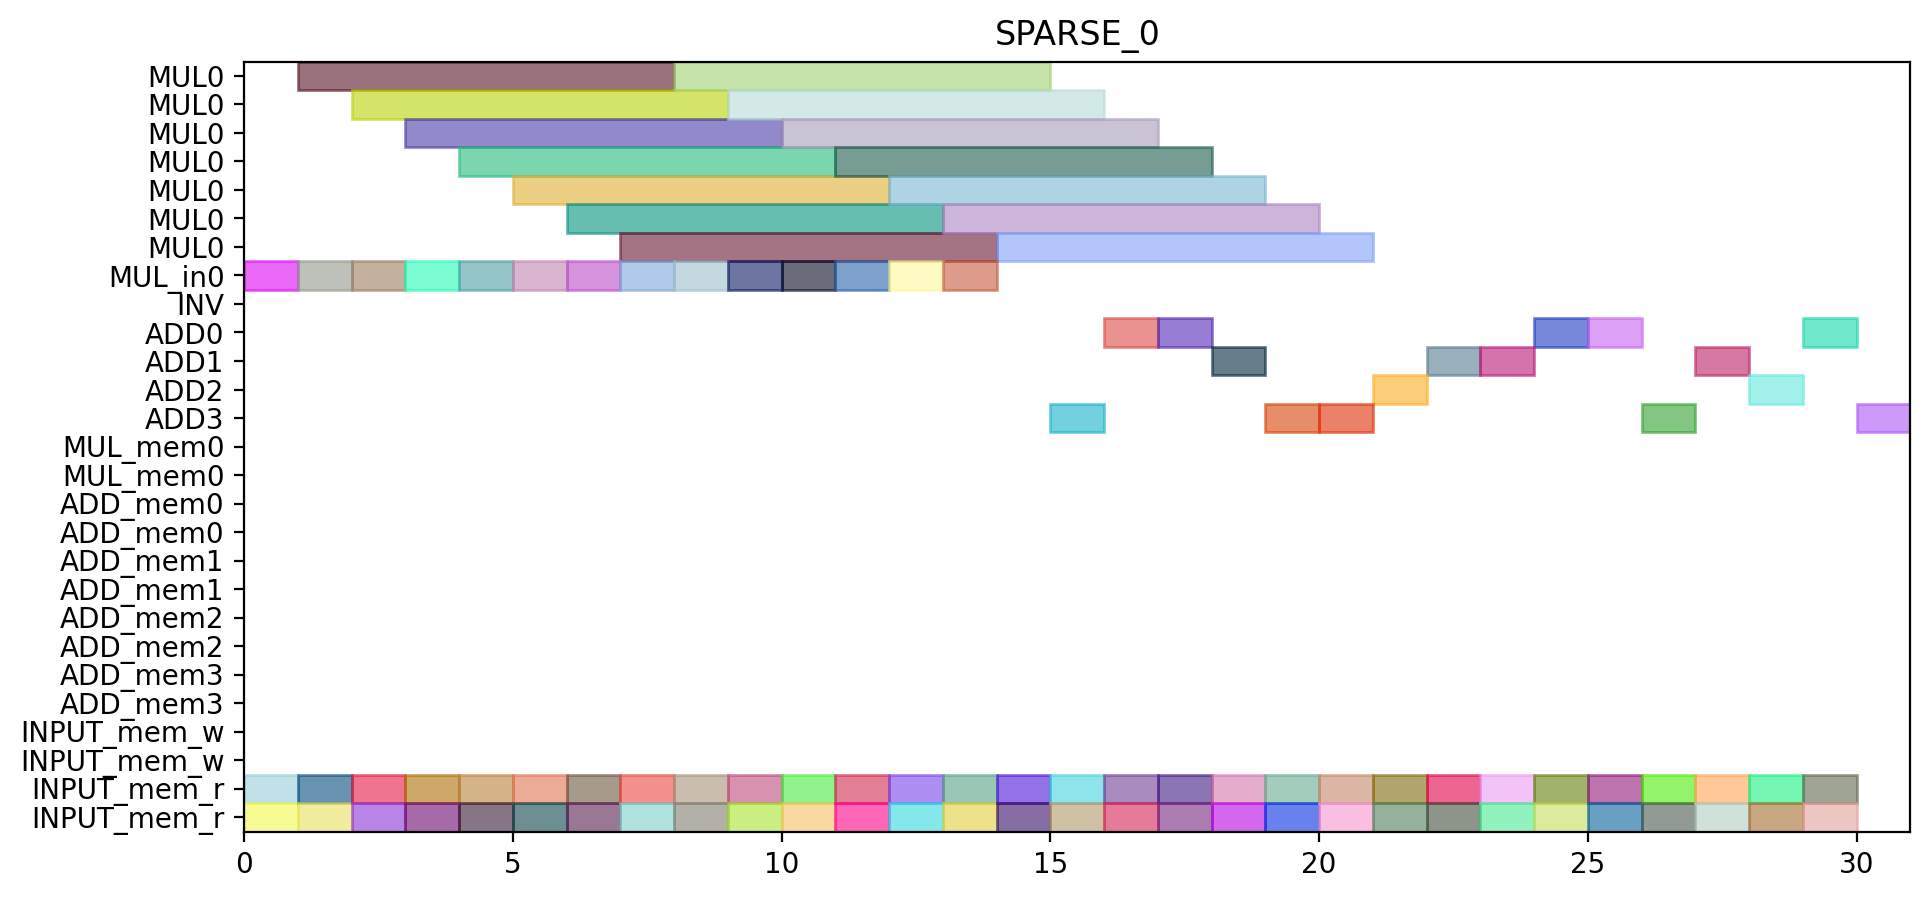

Write the Python code that produced this figure.
from pyschedule import Scenario, solvers, plotters, alt


def solve():
	horizon = 95
	S = Scenario("SPARSE_0", horizon=horizon)

	# resource
	MUL = S.Resources('MUL', num=1, size=7)
	MUL_in = S.Resources('MUL_in', num=1)
	INV = S.Resource('INV')
	ADD = S.Resources('ADD', num=4, periods=range(1, horizon))
	MUL_mem = S.Resources('MUL_mem', num=1, size=2)
	ADD_mem = S.Resources('ADD_mem', num=4, size=2)
	INPUT_mem_w = S.Resource('INPUT_mem_w', size=2)
	INPUT_mem_r = S.Resource('INPUT_mem_r', size=2)

	# result of previous scheduling

	# new tasks
	t1_t0_in = S.Task('t1_t0_in', length=1, delay_cost=1)
	t1_t0_in += alt(MUL_in)
	t1_t0 = S.Task('t1_t0', length=7, delay_cost=1)
	t1_t0 += alt(MUL)
	S += t1_t0>=t1_t0_in

	t1_t0_mem0 = S.Task('t1_t0_mem0', length=1, delay_cost=1)
	t1_t0_mem0 += INPUT_mem_r
	S += t1_t0_mem0 <= t1_t0

	t1_t0_mem1 = S.Task('t1_t0_mem1', length=1, delay_cost=1)
	t1_t0_mem1 += INPUT_mem_r
	S += t1_t0_mem1 <= t1_t0

	t1_t1_in = S.Task('t1_t1_in', length=1, delay_cost=1)
	t1_t1_in += alt(MUL_in)
	t1_t1 = S.Task('t1_t1', length=7, delay_cost=1)
	t1_t1 += alt(MUL)
	S += t1_t1>=t1_t1_in

	t1_t1_mem0 = S.Task('t1_t1_mem0', length=1, delay_cost=1)
	t1_t1_mem0 += INPUT_mem_r
	S += t1_t1_mem0 <= t1_t1

	t1_t1_mem1 = S.Task('t1_t1_mem1', length=1, delay_cost=1)
	t1_t1_mem1 += INPUT_mem_r
	S += t1_t1_mem1 <= t1_t1

	t1_t2 = S.Task('t1_t2', length=1, delay_cost=1)
	t1_t2 += alt(ADD)

	t1_t2_mem0 = S.Task('t1_t2_mem0', length=1, delay_cost=1)
	t1_t2_mem0 += INPUT_mem_r
	S += t1_t2_mem0 <= t1_t2

	t1_t2_mem1 = S.Task('t1_t2_mem1', length=1, delay_cost=1)
	t1_t2_mem1 += INPUT_mem_r
	S += t1_t2_mem1 <= t1_t2

	t1_t3 = S.Task('t1_t3', length=1, delay_cost=1)
	t1_t3 += alt(ADD)

	t1_t3_mem0 = S.Task('t1_t3_mem0', length=1, delay_cost=1)
	t1_t3_mem0 += INPUT_mem_r
	S += t1_t3_mem0 <= t1_t3

	t1_t3_mem1 = S.Task('t1_t3_mem1', length=1, delay_cost=1)
	t1_t3_mem1 += INPUT_mem_r
	S += t1_t3_mem1 <= t1_t3

	t2_t0_in = S.Task('t2_t0_in', length=1, delay_cost=1)
	t2_t0_in += alt(MUL_in)
	t2_t0 = S.Task('t2_t0', length=7, delay_cost=1)
	t2_t0 += alt(MUL)
	S += t2_t0>=t2_t0_in

	t2_t0_mem0 = S.Task('t2_t0_mem0', length=1, delay_cost=1)
	t2_t0_mem0 += INPUT_mem_r
	S += t2_t0_mem0 <= t2_t0

	t2_t0_mem1 = S.Task('t2_t0_mem1', length=1, delay_cost=1)
	t2_t0_mem1 += INPUT_mem_r
	S += t2_t0_mem1 <= t2_t0

	t2_t1_in = S.Task('t2_t1_in', length=1, delay_cost=1)
	t2_t1_in += alt(MUL_in)
	t2_t1 = S.Task('t2_t1', length=7, delay_cost=1)
	t2_t1 += alt(MUL)
	S += t2_t1>=t2_t1_in

	t2_t1_mem0 = S.Task('t2_t1_mem0', length=1, delay_cost=1)
	t2_t1_mem0 += INPUT_mem_r
	S += t2_t1_mem0 <= t2_t1

	t2_t1_mem1 = S.Task('t2_t1_mem1', length=1, delay_cost=1)
	t2_t1_mem1 += INPUT_mem_r
	S += t2_t1_mem1 <= t2_t1

	t2_t2 = S.Task('t2_t2', length=1, delay_cost=1)
	t2_t2 += alt(ADD)

	t2_t2_mem0 = S.Task('t2_t2_mem0', length=1, delay_cost=1)
	t2_t2_mem0 += INPUT_mem_r
	S += t2_t2_mem0 <= t2_t2

	t2_t2_mem1 = S.Task('t2_t2_mem1', length=1, delay_cost=1)
	t2_t2_mem1 += INPUT_mem_r
	S += t2_t2_mem1 <= t2_t2

	t2_t3 = S.Task('t2_t3', length=1, delay_cost=1)
	t2_t3 += alt(ADD)

	t2_t3_mem0 = S.Task('t2_t3_mem0', length=1, delay_cost=1)
	t2_t3_mem0 += INPUT_mem_r
	S += t2_t3_mem0 <= t2_t3

	t2_t3_mem1 = S.Task('t2_t3_mem1', length=1, delay_cost=1)
	t2_t3_mem1 += INPUT_mem_r
	S += t2_t3_mem1 <= t2_t3

	t0_t0_in = S.Task('t0_t0_in', length=1, delay_cost=1)
	t0_t0_in += alt(MUL_in)
	t0_t0 = S.Task('t0_t0', length=7, delay_cost=1)
	t0_t0 += alt(MUL)
	S += t0_t0>=t0_t0_in

	t0_t0_mem0 = S.Task('t0_t0_mem0', length=1, delay_cost=1)
	t0_t0_mem0 += INPUT_mem_r
	S += t0_t0_mem0 <= t0_t0

	t0_t0_mem1 = S.Task('t0_t0_mem1', length=1, delay_cost=1)
	t0_t0_mem1 += INPUT_mem_r
	S += t0_t0_mem1 <= t0_t0

	t0_t1_in = S.Task('t0_t1_in', length=1, delay_cost=1)
	t0_t1_in += alt(MUL_in)
	t0_t1 = S.Task('t0_t1', length=7, delay_cost=1)
	t0_t1 += alt(MUL)
	S += t0_t1>=t0_t1_in

	t0_t1_mem0 = S.Task('t0_t1_mem0', length=1, delay_cost=1)
	t0_t1_mem0 += INPUT_mem_r
	S += t0_t1_mem0 <= t0_t1

	t0_t1_mem1 = S.Task('t0_t1_mem1', length=1, delay_cost=1)
	t0_t1_mem1 += INPUT_mem_r
	S += t0_t1_mem1 <= t0_t1

	t0_t2 = S.Task('t0_t2', length=1, delay_cost=1)
	t0_t2 += alt(ADD)

	t0_t2_mem0 = S.Task('t0_t2_mem0', length=1, delay_cost=1)
	t0_t2_mem0 += INPUT_mem_r
	S += t0_t2_mem0 <= t0_t2

	t0_t2_mem1 = S.Task('t0_t2_mem1', length=1, delay_cost=1)
	t0_t2_mem1 += INPUT_mem_r
	S += t0_t2_mem1 <= t0_t2

	t0_t3 = S.Task('t0_t3', length=1, delay_cost=1)
	t0_t3 += alt(ADD)

	t0_t3_mem0 = S.Task('t0_t3_mem0', length=1, delay_cost=1)
	t0_t3_mem0 += INPUT_mem_r
	S += t0_t3_mem0 <= t0_t3

	t0_t3_mem1 = S.Task('t0_t3_mem1', length=1, delay_cost=1)
	t0_t3_mem1 += INPUT_mem_r
	S += t0_t3_mem1 <= t0_t3

	t4_t0_t0_in = S.Task('t4_t0_t0_in', length=1, delay_cost=1)
	t4_t0_t0_in += alt(MUL_in)
	t4_t0_t0 = S.Task('t4_t0_t0', length=7, delay_cost=1)
	t4_t0_t0 += alt(MUL)
	S += t4_t0_t0>=t4_t0_t0_in

	t4_t0_t0_mem0 = S.Task('t4_t0_t0_mem0', length=1, delay_cost=1)
	t4_t0_t0_mem0 += INPUT_mem_r
	S += t4_t0_t0_mem0 <= t4_t0_t0

	t4_t0_t0_mem1 = S.Task('t4_t0_t0_mem1', length=1, delay_cost=1)
	t4_t0_t0_mem1 += INPUT_mem_r
	S += t4_t0_t0_mem1 <= t4_t0_t0

	t4_t0_t1_in = S.Task('t4_t0_t1_in', length=1, delay_cost=1)
	t4_t0_t1_in += alt(MUL_in)
	t4_t0_t1 = S.Task('t4_t0_t1', length=7, delay_cost=1)
	t4_t0_t1 += alt(MUL)
	S += t4_t0_t1>=t4_t0_t1_in

	t4_t0_t1_mem0 = S.Task('t4_t0_t1_mem0', length=1, delay_cost=1)
	t4_t0_t1_mem0 += INPUT_mem_r
	S += t4_t0_t1_mem0 <= t4_t0_t1

	t4_t0_t1_mem1 = S.Task('t4_t0_t1_mem1', length=1, delay_cost=1)
	t4_t0_t1_mem1 += INPUT_mem_r
	S += t4_t0_t1_mem1 <= t4_t0_t1

	t4_t0_t2 = S.Task('t4_t0_t2', length=1, delay_cost=1)
	t4_t0_t2 += alt(ADD)

	t4_t0_t2_mem0 = S.Task('t4_t0_t2_mem0', length=1, delay_cost=1)
	t4_t0_t2_mem0 += INPUT_mem_r
	S += t4_t0_t2_mem0 <= t4_t0_t2

	t4_t0_t2_mem1 = S.Task('t4_t0_t2_mem1', length=1, delay_cost=1)
	t4_t0_t2_mem1 += INPUT_mem_r
	S += t4_t0_t2_mem1 <= t4_t0_t2

	t4_t0_t3 = S.Task('t4_t0_t3', length=1, delay_cost=1)
	t4_t0_t3 += alt(ADD)

	t4_t0_t3_mem0 = S.Task('t4_t0_t3_mem0', length=1, delay_cost=1)
	t4_t0_t3_mem0 += INPUT_mem_r
	S += t4_t0_t3_mem0 <= t4_t0_t3

	t4_t0_t3_mem1 = S.Task('t4_t0_t3_mem1', length=1, delay_cost=1)
	t4_t0_t3_mem1 += INPUT_mem_r
	S += t4_t0_t3_mem1 <= t4_t0_t3

	t4_t1_t0_in = S.Task('t4_t1_t0_in', length=1, delay_cost=1)
	t4_t1_t0_in += alt(MUL_in)
	t4_t1_t0 = S.Task('t4_t1_t0', length=7, delay_cost=1)
	t4_t1_t0 += alt(MUL)
	S += t4_t1_t0>=t4_t1_t0_in

	t4_t1_t0_mem0 = S.Task('t4_t1_t0_mem0', length=1, delay_cost=1)
	t4_t1_t0_mem0 += INPUT_mem_r
	S += t4_t1_t0_mem0 <= t4_t1_t0

	t4_t1_t0_mem1 = S.Task('t4_t1_t0_mem1', length=1, delay_cost=1)
	t4_t1_t0_mem1 += INPUT_mem_r
	S += t4_t1_t0_mem1 <= t4_t1_t0

	t4_t1_t1_in = S.Task('t4_t1_t1_in', length=1, delay_cost=1)
	t4_t1_t1_in += alt(MUL_in)
	t4_t1_t1 = S.Task('t4_t1_t1', length=7, delay_cost=1)
	t4_t1_t1 += alt(MUL)
	S += t4_t1_t1>=t4_t1_t1_in

	t4_t1_t1_mem0 = S.Task('t4_t1_t1_mem0', length=1, delay_cost=1)
	t4_t1_t1_mem0 += INPUT_mem_r
	S += t4_t1_t1_mem0 <= t4_t1_t1

	t4_t1_t1_mem1 = S.Task('t4_t1_t1_mem1', length=1, delay_cost=1)
	t4_t1_t1_mem1 += INPUT_mem_r
	S += t4_t1_t1_mem1 <= t4_t1_t1

	t4_t1_t2 = S.Task('t4_t1_t2', length=1, delay_cost=1)
	t4_t1_t2 += alt(ADD)

	t4_t1_t2_mem0 = S.Task('t4_t1_t2_mem0', length=1, delay_cost=1)
	t4_t1_t2_mem0 += INPUT_mem_r
	S += t4_t1_t2_mem0 <= t4_t1_t2

	t4_t1_t2_mem1 = S.Task('t4_t1_t2_mem1', length=1, delay_cost=1)
	t4_t1_t2_mem1 += INPUT_mem_r
	S += t4_t1_t2_mem1 <= t4_t1_t2

	t4_t1_t3 = S.Task('t4_t1_t3', length=1, delay_cost=1)
	t4_t1_t3 += alt(ADD)

	t4_t1_t3_mem0 = S.Task('t4_t1_t3_mem0', length=1, delay_cost=1)
	t4_t1_t3_mem0 += INPUT_mem_r
	S += t4_t1_t3_mem0 <= t4_t1_t3

	t4_t1_t3_mem1 = S.Task('t4_t1_t3_mem1', length=1, delay_cost=1)
	t4_t1_t3_mem1 += INPUT_mem_r
	S += t4_t1_t3_mem1 <= t4_t1_t3

	t4_t2_t0_in = S.Task('t4_t2_t0_in', length=1, delay_cost=1)
	t4_t2_t0_in += alt(MUL_in)
	t4_t2_t0 = S.Task('t4_t2_t0', length=7, delay_cost=1)
	t4_t2_t0 += alt(MUL)
	S += t4_t2_t0>=t4_t2_t0_in

	t4_t2_t0_mem0 = S.Task('t4_t2_t0_mem0', length=1, delay_cost=1)
	t4_t2_t0_mem0 += INPUT_mem_r
	S += t4_t2_t0_mem0 <= t4_t2_t0

	t4_t2_t0_mem1 = S.Task('t4_t2_t0_mem1', length=1, delay_cost=1)
	t4_t2_t0_mem1 += INPUT_mem_r
	S += t4_t2_t0_mem1 <= t4_t2_t0

	t4_t2_t1_in = S.Task('t4_t2_t1_in', length=1, delay_cost=1)
	t4_t2_t1_in += alt(MUL_in)
	t4_t2_t1 = S.Task('t4_t2_t1', length=7, delay_cost=1)
	t4_t2_t1 += alt(MUL)
	S += t4_t2_t1>=t4_t2_t1_in

	t4_t2_t1_mem0 = S.Task('t4_t2_t1_mem0', length=1, delay_cost=1)
	t4_t2_t1_mem0 += INPUT_mem_r
	S += t4_t2_t1_mem0 <= t4_t2_t1

	t4_t2_t1_mem1 = S.Task('t4_t2_t1_mem1', length=1, delay_cost=1)
	t4_t2_t1_mem1 += INPUT_mem_r
	S += t4_t2_t1_mem1 <= t4_t2_t1

	t4_t2_t2 = S.Task('t4_t2_t2', length=1, delay_cost=1)
	t4_t2_t2 += alt(ADD)

	t4_t2_t2_mem0 = S.Task('t4_t2_t2_mem0', length=1, delay_cost=1)
	t4_t2_t2_mem0 += INPUT_mem_r
	S += t4_t2_t2_mem0 <= t4_t2_t2

	t4_t2_t2_mem1 = S.Task('t4_t2_t2_mem1', length=1, delay_cost=1)
	t4_t2_t2_mem1 += INPUT_mem_r
	S += t4_t2_t2_mem1 <= t4_t2_t2

	t4_t2_t3 = S.Task('t4_t2_t3', length=1, delay_cost=1)
	t4_t2_t3 += alt(ADD)

	t4_t2_t3_mem0 = S.Task('t4_t2_t3_mem0', length=1, delay_cost=1)
	t4_t2_t3_mem0 += INPUT_mem_r
	S += t4_t2_t3_mem0 <= t4_t2_t3

	t4_t2_t3_mem1 = S.Task('t4_t2_t3_mem1', length=1, delay_cost=1)
	t4_t2_t3_mem1 += INPUT_mem_r
	S += t4_t2_t3_mem1 <= t4_t2_t3

	t4_t40 = S.Task('t4_t40', length=1, delay_cost=1)
	t4_t40 += alt(ADD)

	t4_t40_mem0 = S.Task('t4_t40_mem0', length=1, delay_cost=1)
	t4_t40_mem0 += INPUT_mem_r
	S += t4_t40_mem0 <= t4_t40

	t4_t40_mem1 = S.Task('t4_t40_mem1', length=1, delay_cost=1)
	t4_t40_mem1 += INPUT_mem_r
	S += t4_t40_mem1 <= t4_t40

	t4_t41 = S.Task('t4_t41', length=1, delay_cost=1)
	t4_t41 += alt(ADD)

	t4_t41_mem0 = S.Task('t4_t41_mem0', length=1, delay_cost=1)
	t4_t41_mem0 += INPUT_mem_r
	S += t4_t41_mem0 <= t4_t41

	t4_t41_mem1 = S.Task('t4_t41_mem1', length=1, delay_cost=1)
	t4_t41_mem1 += INPUT_mem_r
	S += t4_t41_mem1 <= t4_t41

	t4_t50 = S.Task('t4_t50', length=1, delay_cost=1)
	t4_t50 += alt(ADD)

	t4_t50_mem0 = S.Task('t4_t50_mem0', length=1, delay_cost=1)
	t4_t50_mem0 += INPUT_mem_r
	S += t4_t50_mem0 <= t4_t50

	t4_t50_mem1 = S.Task('t4_t50_mem1', length=1, delay_cost=1)
	t4_t50_mem1 += INPUT_mem_r
	S += t4_t50_mem1 <= t4_t50

	t4_t51 = S.Task('t4_t51', length=1, delay_cost=1)
	t4_t51 += alt(ADD)

	t4_t51_mem0 = S.Task('t4_t51_mem0', length=1, delay_cost=1)
	t4_t51_mem0 += INPUT_mem_r
	S += t4_t51_mem0 <= t4_t51

	t4_t51_mem1 = S.Task('t4_t51_mem1', length=1, delay_cost=1)
	t4_t51_mem1 += INPUT_mem_r
	S += t4_t51_mem1 <= t4_t51

	t4_t8_t0_in = S.Task('t4_t8_t0_in', length=1, delay_cost=1)
	t4_t8_t0_in += alt(MUL_in)
	t4_t8_t0 = S.Task('t4_t8_t0', length=7, delay_cost=1)
	t4_t8_t0 += alt(MUL)
	S += t4_t8_t0>=t4_t8_t0_in

	t4_t8_t0_mem0 = S.Task('t4_t8_t0_mem0', length=1, delay_cost=1)
	t4_t8_t0_mem0 += INPUT_mem_r
	S += t4_t8_t0_mem0 <= t4_t8_t0

	t4_t8_t0_mem1 = S.Task('t4_t8_t0_mem1', length=1, delay_cost=1)
	t4_t8_t0_mem1 += INPUT_mem_r
	S += t4_t8_t0_mem1 <= t4_t8_t0

	t4_t8_t1_in = S.Task('t4_t8_t1_in', length=1, delay_cost=1)
	t4_t8_t1_in += alt(MUL_in)
	t4_t8_t1 = S.Task('t4_t8_t1', length=7, delay_cost=1)
	t4_t8_t1 += alt(MUL)
	S += t4_t8_t1>=t4_t8_t1_in

	t4_t8_t1_mem0 = S.Task('t4_t8_t1_mem0', length=1, delay_cost=1)
	t4_t8_t1_mem0 += INPUT_mem_r
	S += t4_t8_t1_mem0 <= t4_t8_t1

	t4_t8_t1_mem1 = S.Task('t4_t8_t1_mem1', length=1, delay_cost=1)
	t4_t8_t1_mem1 += INPUT_mem_r
	S += t4_t8_t1_mem1 <= t4_t8_t1

	solvers.mip.solve(S,msg=1,kind='CPLEX',ratio_gap=1.01)

	solution = [['hoge']*len(S.solution()[1]) for i in range(len(S.solution()))]
	for i in range(len(S.solution())):
		for j in range(len(S.solution()[i])):
			solution[i][j]=str(S.solution()[i][j])
	print(solution)

	cycles = int(solution[-1][3])

	pic_file_name = "/home/mfukuda/pairing_automation_design2/bls12-638/scheduling/SPARSE_mul1_add4/SPARSE_0.png"
	if(S.solution() != []):
		plotters.matplotlib.plot(S,img_filename=pic_file_name, vertical_text=True, fig_size=(cycles*0.25+3, 5), show_task_labels=False)

	return solution
